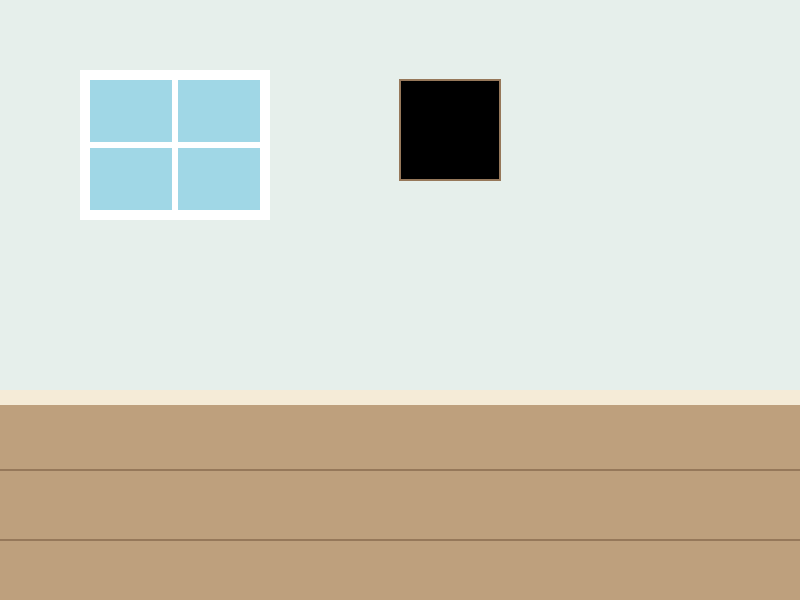
Frame 1 (no input)
Frame 60 (no input): identical to frame 1, image omitted
Frame 120 (the mouse pressed at the canvas centre since frame 60): identical to frame 1, image omitted

The p5.js sketch that drew this single still picture (run headless with seeded random() and noise() and a simulated clock; from frame 60 on, the mouse is pressed at the canvas centre):

// p5.js sketch
// ── sketch.js
function setup() {
  createCanvas(800, 600);
}

function draw() {
  background(230, 239, 235);

  // Muur en vloer
  noStroke();
  fill(230, 239, 235);
  rect(0, 0, 800, 400);
  fill(190, 160, 125);
  rect(0, 400, 800, 200);

 
  fill(245, 235, 215);
  rect(0, 390, 800, 15);

  // Raam
  fill(255);
  rect(80, 70, 190, 150);
  fill(160, 215, 230);
  rect(90, 80, 170, 130);
  stroke(255);
  strokeWeight(6);
  line(175, 80, 175, 210);
  line(90, 145, 260, 145);

  // Vloerlijnen
  stroke(150, 120, 90);
  strokeWeight(2);
  line(0, 470, 800, 470);
  line(0, 540, 800, 540);
  
  // schilderij
  fill('black')
  rect(400, 80, 100, 100)
}
